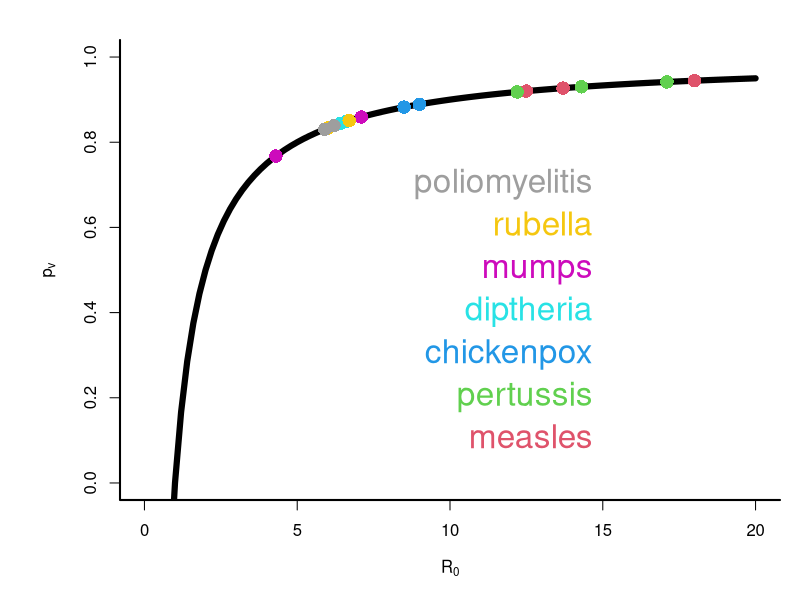

The R script that drew this image:
## pctVax.R
## JRCP 25 March 2014
##
## Unit 6 - Applied Ecology of Infectious Diseases
## ZOO4926/ZOO6927 Spring 2014, Department of Biology
## University of Florida, Gainesville, Florida, USA

# Disease list
# R0 estimates from Anderson & May 1982 Science:
dl <- list(measles=c(13.7,12.5,18),
	pertussis=c(14.3,17.1,12.2),
	chickenpox = c(8.5,9),
	diptheria=c(6.6,6.4),
	mumps=c(4.3,7.1),
	rubella=c(6,6.7),
	poliomyelitis=c(5.9,6.2))

# Percent needed to vaccinate plot
par(mfcol=c(1,1),mar=c(5,6,2,1),bty="L",lwd=2)
curve(1-1/x,xlab=expression(R[0]),ylab=expression(p[v]),ylim=c(0,1),xlim=c(0,20),lwd=6)
sapply(1:length(dl),function(dis){
	xx <- dl[[dis]]
	yy <- 1-1/dl[[dis]]
	points(xx,yy,pch=16,cex=1.8,col=dis+1)
	text(15,dis/10,labels=names(dl)[dis],col=dis+1,pos=2,cex=2)
})
